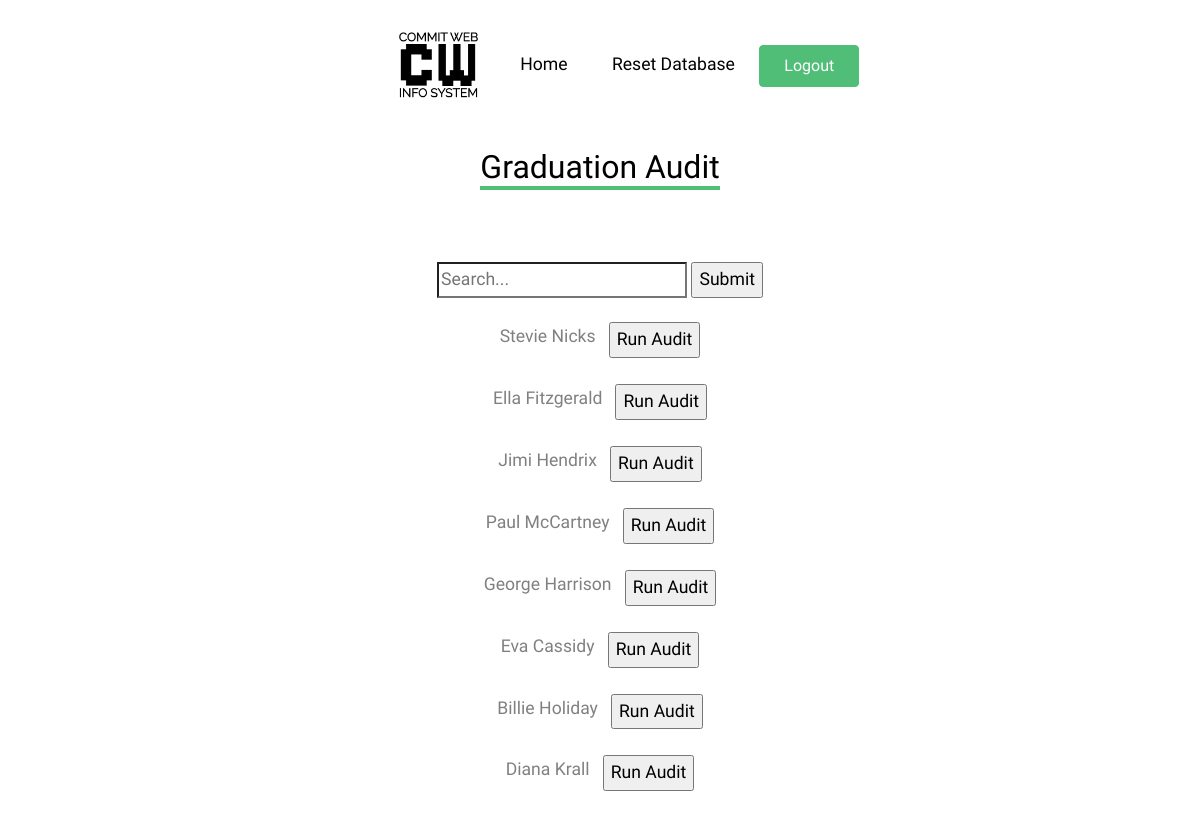
The page /gradstatus.php (signed in) on the database its author committed.
### tables this page shows
create table student(
u_id int NOT NULL,
fname varchar(20) NOT NULL,
lname varchar(20) NOT NULL,
addr varchar(50) NOT NULL,
email varchar(30) NOT NULL,
major varchar(20) NOT NULL,
degree varchar(3),
gpa decimal(3,2),
gradapp int,
form1status int,
advisor int,
primary key (u_id),
foreign key (u_id) references users(id)
);

### gradstatus.php (the view, shortened to what this page needs)
<!DOCTYPE html>
<?php
	require_once('header.php');
	$dbc = mysqli_connect(DB_HOST, DB_USER, DB_PASSWORD, DB_NAME);
	$myuid = $_SESSION['user_id'];
	if (isset($_SESSION['acc_type'])){
?>
<body>
<br><br>
<div class="site-section">
    <div class="container">
		<div class="row mb-4 justify-content-center text-center">
          	<div class="col-lg-4 mb-4">
            	<h2 class="section-title-underline mb-4">
              		<span>Graduation Audit</span>
            	</h2>
          	</div>
        </div>
		<div class="row mb-4 justify-content-center text-center">
			<form>
				<input type="search" name="search" placeholder="Search..."/>
				<input type="submit" />
			</form>
			<br>
		</div>
<?php
	  if(isset($_GET['search'])) {
        if($_SESSION['acc_type'] == 4) {
            $searchstudents = mysqli_query($dbc, "select * from student where (fname like '%{$_GET['search']}%' or lname like '%{$_GET['search']}%') and advisor = '$myuid';");
        }
        else if ($_SESSION['acc_type'] < 4){
		    $searchstudents = mysqli_query($dbc, "select * from student where (fname like '%{$_GET['search']}%' lname like '%{$_GET['search']}%');");
        }
        while ($searchstudent = mysqli_fetch_array($searchstudents)) {
			?>
		  <div class="row mb-4 justify-content-center text-center">
		  <label><?php echo $searchstudent['fname'].' '; echo $searchstudent['lname'] . ' &nbsp;&nbsp;'; ?></label>
		  <form action='gradaudit.php'>
		  <input type="hidden" name="uid" value="<?php echo $searchstudent['uid']?>" />
		  <input type="submit" class="button" name="decision" value="Run Audit" />
		  </form>
		  <br>
		  </div>
		  <?php
		}
	  }
	else {
    if($_SESSION['acc_type'] == 4) {
        $students = mysqli_query($dbc, "select * from student where advisor = '$myuid';");
    }
    else if($_SESSION['acc_type'] < 4){
        $students = mysqli_query($dbc, "select * from student;");
    }
	while ($student = mysqli_fetch_array($students)) {
		?>
		<div class="row mb-4 justify-content-center text-center">
		<label><?php echo $student['fname'].' '; echo $student['lname'] . ' &nbsp;&nbsp;'; ?></label>
		  <form action='gradaudit.php'>
		  <input type="submit" class="button" name="decision" value="Run Audit" />
		  </form>
		</div>
		<?php
	}
?>
<br>
<?php
 }
}
?>
</div>

### header.php (shortened to what this page needs)
<!DOCTYPE html>
<html lang="en">
<head>
  <link rel="stylesheet" href="fonts/icomoon/style.css">
  <link rel="stylesheet" href="css/bootstrap.min.css">
  <link rel="stylesheet" href="css/jquery-ui.css">
  <link rel="stylesheet" href="css/owl.carousel.min.css">
  <link rel="stylesheet" href="css/owl.theme.default.min.css">
  <link rel="stylesheet" href="css/owl.theme.default.min.css">
  <link rel="stylesheet" href="css/jquery.fancybox.min.css">
  <link rel="stylesheet" href="css/bootstrap-datepicker.css">
  <link rel="stylesheet" href="fonts/flaticon/font/flaticon.css">
  <link rel="stylesheet" href="css/aos.css">
  <link href="css/jquery.mb.YTPlayer.min.css" media="all" rel="stylesheet" type="text/css">
  <link rel="stylesheet" href="css/style.css">
</head>
<body data-spy="scroll" data-target=".site-navbar-target" data-offset="300">
  <div class="site-wrap">
    <header class="site-navbar py-4 js-sticky-header site-navbar-target" role="banner">
      <div class="container">
        <div class="d-flex align-items-center">
          <div class="mx-auto">
            <nav class="site-navigation position-relative text-right" role="navigation">
              <ul class="site-menu main-menu js-clone-nav mr-auto d-none d-lg-block">
                <li>
                <div class="site-logo">
                  <a href="index.php" class="d-block">
                  <img src="CW_logo.png" alt="Image" class="img-fluid" height="100" width="115">
                  </a>
                </div>
                </li>
                <li>
                  <a href="index.php" class="nav-link text-left">Home</a>
                </li>
  <?php
          if (isset($_SESSION['acc_type'])) {
          echo '
            <li>
              <a href="reset.php" class="nav-link text-left">Reset Database</a>
            </li>
          ';
          }
          if (!isset($_SESSION['acc_type'])) {
            echo'<li>
            <a href="login.php" class="small btn btn-primary px-4 py-2 rounded-0"><span class="icon-unlock-alt"></span> Log In </a>
            </li>';
          }
          else {
            echo'<li>
            <a href="logout.php" style="Color: #FFFFFF;" class="small btn btn-primary rounded-2 px-4 py-2">Logout</a>
            </li>';
          }
  ?>
        </nav>
      </div>
    </div>
  </div>
</header>
</body>
</html>

### css/style.css (style rules this page uses)
body { line-height: 1.7; color: gray; font-weight: 300; font-size: 1.1rem; }
a { -webkit-transition: .3s all ease; -o-transition: .3s all ease; transition: .3s all ease; }
h1, h2, h3, h4, h5, .h1, .h2, .h3, .h4, .h5 { font-family: "Muli", -apple-system, BlinkMacSystemFont, "Segoe UI", Roboto, "Helvetica Neue", Arial, sans-serif, "Apple Color Emoji", "Segoe UI Emoji", "Segoe UI Symbol", "Noto Color Emoji"; }
.site-wrap:before { display: none; -webkit-transition: .3s all ease-in-out; -o-transition: .3s all ease-in-out; transition: .3s all ease-in-out; background: rgba(0, 0, 0, 0.6); content: ""; position: absolute; z-index: 2000; top: 0; left: 0; right: 0; bottom: 0; opacity: 0; visibility: hidden; }
.site-section { padding: 2.5em 0; }
@media (min-width: 768px) { .site-section { padding: 5em 0; } }
.site-logo { position: relative; font-weight: 900; font-size: 1.3rem; }
.site-logo a { color: #000; }
.site-navbar { margin-bottom: 0px; z-index: 1999; position: absolute; width: 100%; }
.site-navbar .site-navigation .site-menu { margin-bottom: 0; }
.site-navbar .site-navigation .site-menu a { text-decoration: none !important; display: inline-block; }
.site-navbar .site-navigation .site-menu > li { display: inline-block; }
.site-navbar .site-navigation .site-menu > li > a { padding: 20px 20px; color: #000; display: inline-block; text-decoration: none !important; }
.sticky-wrapper .site-navbar { -webkit-transition: .3s all ease; -o-transition: .3s all ease; transition: .3s all ease; background: #fff; }
.sticky-wrapper .site-navbar .site-logo a { color: #000; }
.sticky-wrapper .site-navbar .site-menu > li { display: inline-block; }
.section-title-underline { color: #000; }
.section-title-underline span { display: inline-block; border-bottom: 4px solid #51be78; }

### rows shown on the page
student: fname "Stevie", lname "Nicks"
student: fname "Ella", lname "Fitzgerald"
student: fname "Jimi", lname "Hendrix"
student: fname "Paul", lname "McCartney"
student: fname "George", lname "Harrison"
student: fname "Eva", lname "Cassidy"
student: fname "Billie", lname "Holiday"
student: fname "Diana", lname "Krall"
